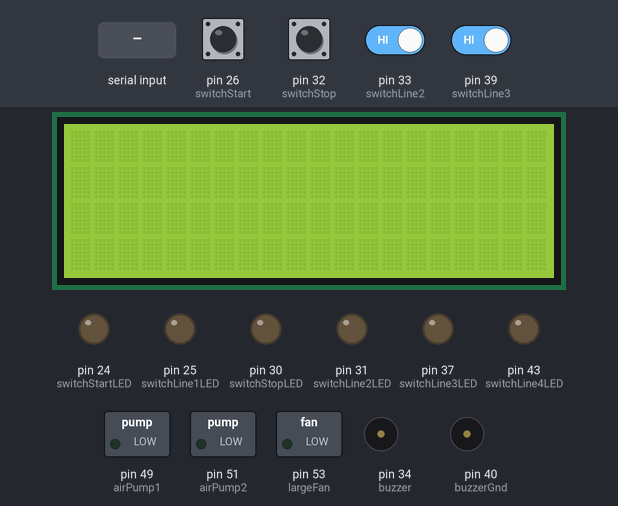
This sketch was run on a simulated Arduino Mega 2560, built with avr-gcc and run on an emulated ATmega2560. On the bench: 20×4 character LCD, switched loads named in the sketch (green lamp = pin HIGH), output pins drawn as LEDs (lit = HIGH), buzzer (waves = sounding, pin HIGH). The test bench sets the inputs (shaded band); at power-on: pin 26 (switchStart), pin 32 (switchStop), pin 33 (switchLine2), pin 39 (switchLine3) HIGH. The modem accepts every AT command (registered, SIM ready, sends succeed) and sends nothing else; what the sketch prints to the serial monitor is not drawn.

Above: at 0.8 s.
0.9 s: "1" received over the second serial link
At 1.9 s:
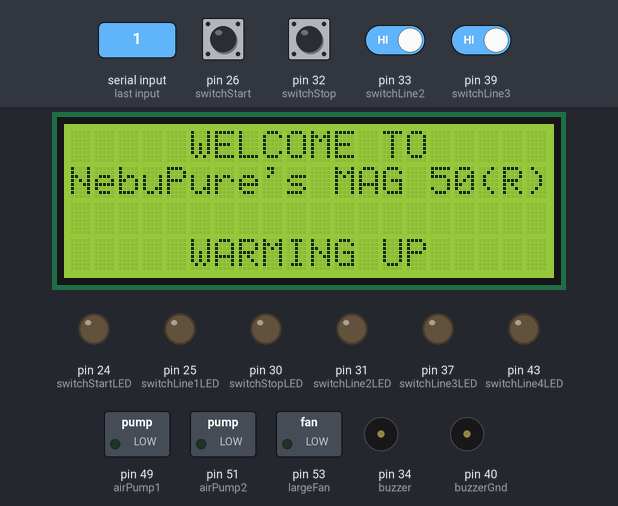
2.4 s: pin 33 (switchLine2) driven LOW
5.4 s: pin 26 (switchStart) pulled LOW for 1 s
At 6.2 s:
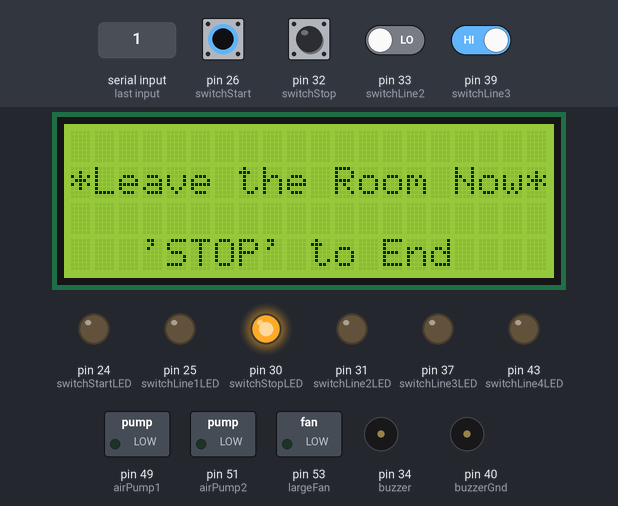
9.1 s: pin 32 (switchStop) pulled LOW for 1 s
At 10.5 s:
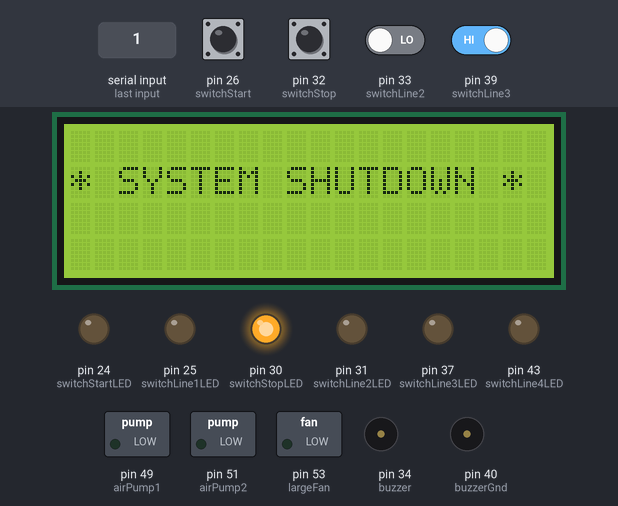
Timing chart, 0 to 15.4 s (numbered marks = the images above; inputs shaded):
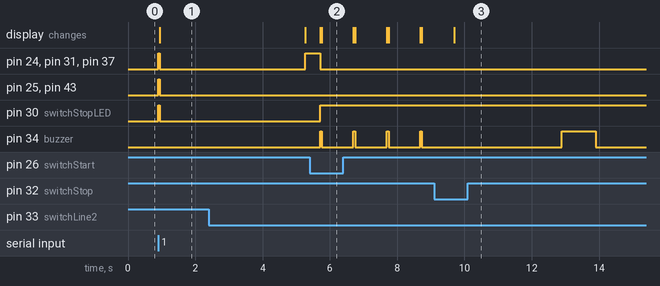

The sketch:

Cartserial9_no_fill_error.ino
```cpp
//  ******************************************** Cart 1/11/2016 ********************************************
/*
  SW tasks
     Fill pump shutoff when fluid container empty (>1 minute attempt to fill reservior)
*/

//  ******************************************** DEFINE VARIABLES ********************************************

// ADJUSTABLE TIMING VARIABLES
long splashScreenSeconds = 5; // Splash screen time (1 second minimum)
long roomClearSeconds = 5; // SECONDS TO CLEAR THE ROOM
long defaultRunTimeSeconds = 1800 ; // INITIAL DISINFECTING TIME IN SECONDS
long reserviorDrainTime = 115; // Seconds to drain the reservior (reduces left over fluid)


// TIMING VARIABLES
long runTimeSeconds = defaultRunTimeSeconds;
int remainingMinutes;
int remainingSeconds;
long startTime;

// DISPLAY SETUP
// SainsSmart 4x20 LCD serial display - requires I2C library
#include <Wire.h>
#include <LCD.h>
#include <LiquidCrystal_I2C.h>
#include <LiquidCrystal.h>
#define I2C_ADDR    0x27 // <<Display address found from I2C Scanner (note: other serial display drivers may be other addresses)
#define Rs_pin  0
#define Rw_pin  1
#define En_pin  2
#define BACKLIGHT_PIN     3
#define D4_pin  4
#define D5_pin  5
#define D6_pin  6
#define D7_pin  7
LiquidCrystal_I2C  lcd(I2C_ADDR, En_pin, Rw_pin, Rs_pin, D4_pin, D5_pin, D6_pin, D7_pin);

// DUAL MOTOR DRIVER SETUP
/*
  Required connections between Arduino and qik 2s9v1:
      Arduino   qik 2s9v1
  -------------------------
           5V - VCC
          GND - GND
  Digital Pin 11 - TX
  Digital Pin 12 - RX
  Digital Pin 13 - RESET
*/
#include <SoftwareSerial.h>
#include <PololuQik.h>
//#include <Arduino.h>
PololuQik2s9v1 qik(11, 12, 13);

// INPUT SETUP
#define liquidLevelUpper 50 // Input pin pulled LOW when fluid LOW

// OUTPUT SETUP
//#define VFDStop     46
//#define VFDStart    48
#define airPump1    49      // power PCB pin 1 - Active high
#define airPump2    51      // power PCB pin 3 - Active high
#define largeFan    53      // power PCB pin 5 - Active high
#define buzzer      34      // Active high
#define buzzerGnd   40      // buzzer Gnd, keep LOW

// SWITCH SETUP                            **White Wires**
int switchState = 0;        // Holds the current pressed switch
#define switchLine1   27     // Switches are 1-4 corresponding to lines of the display
#define switchLine2   33
#define switchLine3   39
#define switchLine4   45
#define switchStart   26     // Start and Stop switches
#define switchStop    32

// SWITCH LED SETUP                        **Red wires**
#define switchLine1LED  25   // LEDs will light up only for switches that are available for functions
#define switchLine2LED  31
#define switchLine3LED  37
#define switchLine4LED  43
#define switchStartLED  24
#define switchStopLED   30

// SWITCH GND SETUP
#define switchLine1Gnd   23     // Switches are 1-4 corresponding to lines of the display
#define switchLine2Gnd   29
#define switchLine3Gnd   35
#define switchLine4Gnd   41
#define switchStartGnd   22     // Start and Stop switches
#define switchStopGnd    28


// OTHER VARIABLES
int stopCommand = 0;        // 1 = stop command

//  ******************************************** VOID SETUP ********************************************

void setup() {

  // DISPLAY SETUP
  lcd.setBacklightPin(BACKLIGHT_PIN, POSITIVE); // Switch on the backlight
  lcd.setBacklight(HIGH);             //  Set backlight level
  lcd.begin(20, 4);                   // set up the LCD's number of columns and rows:

  // Qik MOTOR CONTROLLER SETUP
  Serial.begin(115200);
  Serial.println("qik 2s9v1 dual serial motor controller initializing");

  qik.init();

  Serial.print("Firmware version: ");
  Serial.write(qik.getFirmwareVersion());
  Serial.println();

  Serial.print("RESET"); // Print on unit reset
  Serial.println();

  // INPUT SETUP
  pinMode(liquidLevelUpper, INPUT_PULLUP);  // Input pin pulled LOW when fluid LOW

  // OUTPUT SETUP
  //pinMode(VFDStart, OUTPUT);
  //pinMode(VFDStop, OUTPUT);
  pinMode(airPump1, OUTPUT);
  pinMode(airPump2, OUTPUT);
  pinMode(largeFan, OUTPUT);
  pinMode(buzzer, OUTPUT);
  pinMode(buzzerGnd, OUTPUT);      // Set as output and pulled low for Ground


  //digitalWrite(VFDStart, LOW);
  //digitalWrite(VFDStop, LOW);
  digitalWrite(airPump1, LOW);     // off
  digitalWrite(airPump2, LOW);     // off
  digitalWrite(largeFan, LOW);     // off
  digitalWrite(buzzer, LOW);       // off
  digitalWrite(buzzerGnd, LOW);    // Pin Pulled Low as Ground for Buzzer


  // SWITCHES SETUP
  pinMode(switchLine1, INPUT_PULLUP);
  pinMode(switchLine2, INPUT_PULLUP);
  pinMode(switchLine3, INPUT_PULLUP);
  pinMode(switchLine4, INPUT_PULLUP);
  pinMode(switchStart, INPUT_PULLUP);
  pinMode(switchStop, INPUT_PULLUP);

  // SWITCH LED SETUP
  pinMode(switchLine1LED, OUTPUT);  // Active HIGH
  pinMode(switchLine2LED, OUTPUT);  // Active HIGH
  pinMode(switchLine3LED, OUTPUT);
  pinMode(switchLine4LED, OUTPUT);
  pinMode(switchStartLED, OUTPUT);
  pinMode(switchStopLED, OUTPUT);

  // SWITCH GND SETUP
  pinMode(switchLine1Gnd, OUTPUT);  // Active HIGH
  pinMode(switchLine2Gnd, OUTPUT);  // Active HIGH
  pinMode(switchLine3Gnd, OUTPUT);
  pinMode(switchLine4Gnd, OUTPUT);
  pinMode(switchStartGnd, OUTPUT);
  pinMode(switchStopGnd, OUTPUT);

  // All pins Pulled LOW as Ground for switches
  digitalWrite(switchLine1Gnd, LOW);
  digitalWrite(switchLine2Gnd, LOW);
  digitalWrite(switchLine3Gnd, LOW);
  digitalWrite(switchLine4Gnd, LOW);
  digitalWrite(switchStartGnd, LOW);
  digitalWrite(switchStopGnd, LOW);


  splashScreen (); // Load splash screen

} // END OF SETUP LOOP

//  ******************************************** VOID LOOP ********************************************

void loop() {


  // LOAD THE MAIN MENU
  mainScreen();
  // Loads the main screen, allows the user to increment and decrement the run time
  // Leaving the function is caused by the START button


  // CLEAR THE ROOM, FILL THE RESERVIOR
  stopCommand = clearRoomFillReservior();
  // After the START button pressed in mainScreen(), display the LEAVE THE ROOM warning and fill the bowl
  // May return the STOP command. if so, shutdown
  if (stopCommand == 1) {
    stopCommand = 0;
    shutdown();
  }

  // LOAD THE STARTUP SCREEN, STARTUP THE PUMPS
  systemStartup();   // Loads system starting screens, starts up the pumps

  //  ******************************************** MAIN LOOP (SYSTEM RUNNING) ********************************************


  startTime = millis() - 2000; // 2 seconds removed due to delay above

  // Run loop

  while ((millis() - startTime) < runTimeSeconds * 1000  && stopCommand == 0) {

    //TIME REMAINING CALCULATIONS
    remainingMinutes = (runTimeSeconds - ((millis() - startTime) / 1000)) / 60;
    remainingSeconds = (runTimeSeconds - ((millis() - startTime) / 1000)) - remainingMinutes * 60;

    // DISPLAY TIME REMAINING
    lcd.setCursor(2, 1);
    lcd.print(remainingMinutes);
    lcd.print(":");
    if (remainingSeconds < 10) {
      lcd.print("0");
    }
    lcd.print(remainingSeconds);
    lcd.print(" ");

    // LIQUID LEVEL CONTROL
    if (digitalRead(liquidLevelUpper) == LOW && runTimeSeconds > reserviorDrainTime) {  // Fluid low and not close to shutdown time


      // Turn fill pump (and Switch 1 light) on for one second
      qik.setM1Speed(-103);         // Fill pump at partial speed
      digitalWrite(switchLine1LED, HIGH);     // Active HIGH
      delay(3000);
      qik.setM1Speed(0);          // Pump OFF
      digitalWrite(switchLine1LED, LOW);     // Active HIGH

    }

  } // END OF WHILE LOOP
  shutdown();

} //END OF VOID LOOP


//  ******************************************** FUNCTIONS ********************************************


void splashScreen() {
  // SWITCH ALL LEDs ON FOR SPLASH SCREEN
  // On to test functionality
  digitalWrite(switchLine1LED, HIGH);     // Active HIGH
  digitalWrite(switchLine2LED, HIGH);     // Active HIGH
  digitalWrite(switchLine3LED, HIGH);     // Active HIGH
  digitalWrite(switchLine4LED, HIGH);     // Active HIGH
  digitalWrite(switchStartLED, HIGH);     // Active HIGH
  digitalWrite(switchStopLED, HIGH);      // Active HIGH

  // DISPLAY LOAD - SPLASH SCREEN
  lcd.clear();
  lcd.setCursor(5, 0);
  lcd.print("WELCOME TO");               // Print a message to the LCD.
  lcd.setCursor(0, 1);
  lcd.print("NebuPure's MAG 50(R)");     // Print a message to the LCD.lcd.print("Subtract a Minute");   // Print a message to the LCD.
  lcd.setCursor(5, 3);
  lcd.print("WARMING UP");

  // SWITCH ALL LEDS OFF
  digitalWrite(switchLine1LED, LOW);     // Active HIGH
  digitalWrite(switchLine2LED, LOW);     // Active HIGH
  digitalWrite(switchLine3LED, LOW);     // Active HIGH
  digitalWrite(switchLine4LED, LOW);     // Active HIGH
  digitalWrite(switchStartLED, LOW);     // Active HIGH
  digitalWrite(switchStopLED, LOW);      // Active HIGH

  delay((splashScreenSeconds * 1000) - 750);
}


void mainScreen() {
  // DISPLAY LOAD - MAIN SCREEN
  lcd.clear();
  lcd.setCursor(1, 0 );
  lcd.print("MAG50 Time:");
  lcd.setCursor(12, 0);
  lcd.print(runTimeSeconds / 60);
  lcd.print(" min ");
  lcd.setCursor(0, 1);
  lcd.print("< Add a Minute");  // SwitchLine2
  lcd.setCursor(0, 2);
  lcd.print("< Subtract a Minute"); // SwitchLine3
  lcd.setCursor(2, 3);
  lcd.print("'START' to begin"); // SwitchStart

  // SWITCH LEDs ON (Main Screen)
  // Turn on 2,3,Start,STOP LEDs
  digitalWrite(switchLine1LED, LOW);     // Active LOW - kept HIGH
  digitalWrite(switchLine2LED, HIGH);     // Active LOW
  digitalWrite(switchLine3LED, HIGH);     // Active LOW
  digitalWrite(switchLine4LED, LOW);     // Active LOW
  digitalWrite(switchStartLED, HIGH);     // Active LOW
  digitalWrite(switchStopLED, LOW);      // Active LOW

  // READ SWITCH INPUTS
  switchState = 0;
  while (digitalRead(switchStart) != 0) { // Loops until SWITCH 5 (Start Button) Pressed

    // SWITCH 2 - INCREASE RUN TIME
    if (digitalRead(switchLine2) == 0 && runTimeSeconds < 36000) {  // If switchLine2 pressed AND runTimeSeconds not too high (10hrs)

      // add a minute to runtime
      runTimeSeconds = runTimeSeconds + 60;
      lcd.setCursor(12, 0);
      lcd.print(runTimeSeconds / 60);
      lcd.print(" min ");

      // beep
      digitalWrite(buzzer, HIGH);     // on
      delay(4);
      digitalWrite(buzzer, LOW);     // on

      // debounce
      delay(400);
    }

    // SWITCH 3 - REDUCE RUN TIME
    if (digitalRead(switchLine3) == 0 && runTimeSeconds > 60) {  // If SwitchLine3 pressed AND runTimeSeconds not under 1 minute

      // Subtract a minute from runtime
      runTimeSeconds = runTimeSeconds - 60;
      lcd.setCursor(12, 0);
      lcd.print(runTimeSeconds / 60);
      lcd.print(" min ");

      // beep
      digitalWrite(buzzer, HIGH);     // on
      delay(4);
      digitalWrite(buzzer, LOW);     // on

      // debounce
      delay(400);
    }

    // SWITCH 6 - STOP SWITCH
    if (digitalRead(switchStop) == 0) { //If STOP switch pressed, just reset the run time seconds to the default
      runTimeSeconds = defaultRunTimeSeconds;
      lcd.setCursor(12, 0);
      lcd.print(runTimeSeconds / 60);
      lcd.print(" min ");

    }        // END OF FUNCTION IF
  }         // END OF FUNCTION WHILE
}          // END OF VOID MAINSCREEN


int clearRoomFillReservior() {
  // clear room, fill reservior

  Serial.print("CLEAR FILL"); // *****************************
  Serial.println();

  // LOAD the LEAVE ROOM SCREEN
  lcd.clear();
  lcd.setCursor(0, 1);
  lcd.print("*Leave the Room Now*");
  lcd.setCursor(3, 3);
  lcd.print("'STOP' to End");

  // SWITCH LEDs ON (CLEAR Screen)
  // Turn on appropriate switch LEDs for the Clear Screen
  digitalWrite(switchLine1LED, LOW);     // Active LOW
  digitalWrite(switchLine2LED, LOW);     // Active LOW
  digitalWrite(switchLine3LED, LOW);     // Active LOW
  digitalWrite(switchLine4LED, LOW);     // Active LOW
  digitalWrite(switchStartLED, LOW);     // Active LOW
  digitalWrite(switchStopLED, HIGH);      // Active LOW

  stopCommand = 0;

  int x = roomClearSeconds;
  while (x > 0 && stopCommand == 0) {
    // Buzzer
    digitalWrite(buzzer, HIGH);     // on
    lcd.setBacklight(LOW);
    delay(50);
    digitalWrite(buzzer, LOW);     // on
    lcd.setBacklight(HIGH);
    delay(940);
    x = x - 1;
    // FIll up fluid ***********************************


    // Stop the room clear and exit if stop pressed
    if (digitalRead(switchStop) == 0) {
      stopCommand = 1;
      x = 0;
    }
  }                           // END OF WHILE
  return stopCommand;
}                            // END OF CLEAR ROOM FILL RESERVIOR


void systemStartup() {

  // LOAD STARTING SYSTEM SCREEN
  lcd.clear();
  lcd.setCursor(0, 1);
  lcd.print("* STARTING SYSTEM *");

  Serial.print("STARTUP");
  Serial.println();

  // START PUMPS/FANS
  // Start liquid circulation pump
  qik.setM0Speed(86);

  digitalWrite(airPump1, HIGH);     // Start air pump1 and delay
  delay(1500);
  digitalWrite(airPump2, HIGH);     // Start air pump2 and delay
  //delay(10000);
  //digitalWrite(VFDStart, HIGH);
  delay(2000);
  digitalWrite(largeFan, HIGH);     // Start fan

  //LOAD RUN SCREEN
  lcd.clear();
  lcd.setCursor(0, 0);
  lcd.print("NebuPure's MAG50(R)");
  lcd.setCursor(9, 1);
  lcd.print("Remaining");
  lcd.setCursor(1, 3);
  lcd.print("'STOP' to Pause/End");


  // SWITCH LEDs ON (Run Screen)
  // Turn on Stop LED
  digitalWrite(switchLine1LED, LOW);     // Active LOW
  digitalWrite(switchLine2LED, LOW);     // Active LOW
  digitalWrite(switchLine3LED, LOW);     // Active LOW
  digitalWrite(switchLine4LED, LOW);     // Active LOW
  digitalWrite(switchStartLED, LOW);     // Active LOW
  digitalWrite(switchStopLED, HIGH);      // Active LOW
}


void shutdown() {

  // LOAD SYSTEM SHUTDOWN SCREEN
  lcd.clear();
  lcd.setCursor(0, 1);
  lcd.print("* SYSTEM SHUTDOWN *");

  Serial.print(remainingSeconds);
  Serial.println();

  // SHUT DOWN PUMPS
  for (int i = -46; i <= 0; i++) {    // Stop liquid circulation pump
    qik.setM0Speed(i);
  }
  for (int i = -46; i <= 0; i++) {    // Stop fill pump
    qik.setM1Speed(i);
  }

  //digitalWrite(VFDStart, LOW);
  //delay(10000);
  digitalWrite(airPump1, LOW);          // Stop air pump 1
  delay(1000);
  digitalWrite(airPump2, LOW);          // Stop air pump 2
  delay(1000);
  digitalWrite(largeFan, LOW);          // Stop fan
  delay(1000);

  // Buzzer sounds for end of shutdown
  digitalWrite(buzzer, HIGH);
  delay(1000);
  digitalWrite(buzzer, LOW);
  delay(3000);

  // SUMMARY SCREEN
  if (remainingMinutes == 0 && remainingSeconds < 2) { // Normal shutdown

    // SWITCH LEDs ON
    // Only the STOP switch is lit
    digitalWrite(switchLine1LED, LOW);     // Active LOW
    digitalWrite(switchLine2LED, LOW);     // Active LOW
    digitalWrite(switchLine3LED, LOW);     // Active LOW
    digitalWrite(switchLine4LED, LOW);     // Active LOW
    digitalWrite(switchStartLED, LOW);     // Active LOW
    digitalWrite(switchStopLED, HIGH);      // Active LOW

    // SUMMARY SCREEN - Normal shutdown
    lcd.clear();
    lcd.setCursor(0, 0);
    lcd.print("NebuPure's MAG50(R)");
    lcd.setCursor(2, 1);
    lcd.print("Treatment Ended");
    lcd.setCursor(0, 3);
    lcd.print("'STOP' for Main Menu");
    delay(3000);

    //Delay until STOP switch pressed
    while (digitalRead(switchStop) != 0) {}
  }

  else { // Shutdown was manual

    // SWITCH LEDs ON (Summary Screen)
    // switchLine4 and STOP switches are lit
    digitalWrite(switchLine1LED, LOW);     // Active LOW
    digitalWrite(switchLine2LED, LOW);     // Active LOW
    digitalWrite(switchLine3LED, LOW);     // Active LOW
    digitalWrite(switchLine4LED, LOW);     // Active LOW
    digitalWrite(switchStartLED, HIGH);     // Active LOW
    digitalWrite(switchStopLED, HIGH);      // Active LOW


    // SUMMARY SCREEN - manual shutdown
    lcd.clear();
    lcd.setCursor(4, 0);
    lcd.print("Ended with ");

    // Print remaining time
    lcd.setCursor(1, 1);
    lcd.print(remainingMinutes);
    lcd.print(":");
    if (remainingSeconds < 10) {
      lcd.print("0");
    }
    lcd.print(remainingSeconds);
    lcd.print(" ");


    lcd.print("Min. Remaining");
    lcd.setCursor(2, 2);
    lcd.print("START' to resume");
    lcd.setCursor(0, 3);
    lcd.print("'STOP' for Main Menu");

    // Summary Screen - Low Fluid Error Shutdown


    }


    delay(2000);  // replace with wait for STOP to be released ****************************

    int x = 0;
    while (x == 0) {
      if (digitalRead(switchStop) == 0) {
        runTimeSeconds = defaultRunTimeSeconds;
        x = 1;
      }
      if (digitalRead(switchStart) == 0) {
        runTimeSeconds = remainingMinutes * 60 + remainingSeconds;
        x = 1;
      }
    } // END OF WHILE LOOP
  } // END OF ELSE
// END OF VOID SHUTDOWN
```

Measured:
- after the input at 0.9 s, pin 24 (switchStartLED), pin 25 (switchLine1LED), pin 30 (switchStopLED), pin 31 (switchLine2LED), pin 37 (switchLine3LED), pin 43 (switchLine4LED): LOW → HIGH at once, → LOW 0.04 s later; the display: changes at once (image 1)
- after the input at 5.4 s, pin 24 (switchStartLED), pin 31 (switchLine2LED), pin 37 (switchLine3LED): HIGH → LOW after 0.31 s; pin 30 (switchStopLED): LOW → HIGH after 0.31 s; pin 34 (buzzer): alternates HIGH for 0.05 s and LOW for 0.94 s, starting after 0.31 s; the display: first changes after 0.31 s (image 2 shows a later state)
- after the input at 9.1 s, pin 49 (airPump1): stays LOW (without the input it goes to HIGH after 1.6 s); pin 51 (airPump2): stays LOW (without the input it goes to HIGH after 3.1 s); pin 53 (largeFan): stays LOW (without the input it goes to HIGH after 5.1 s); the display: changes after 0.60 s (image 3)
